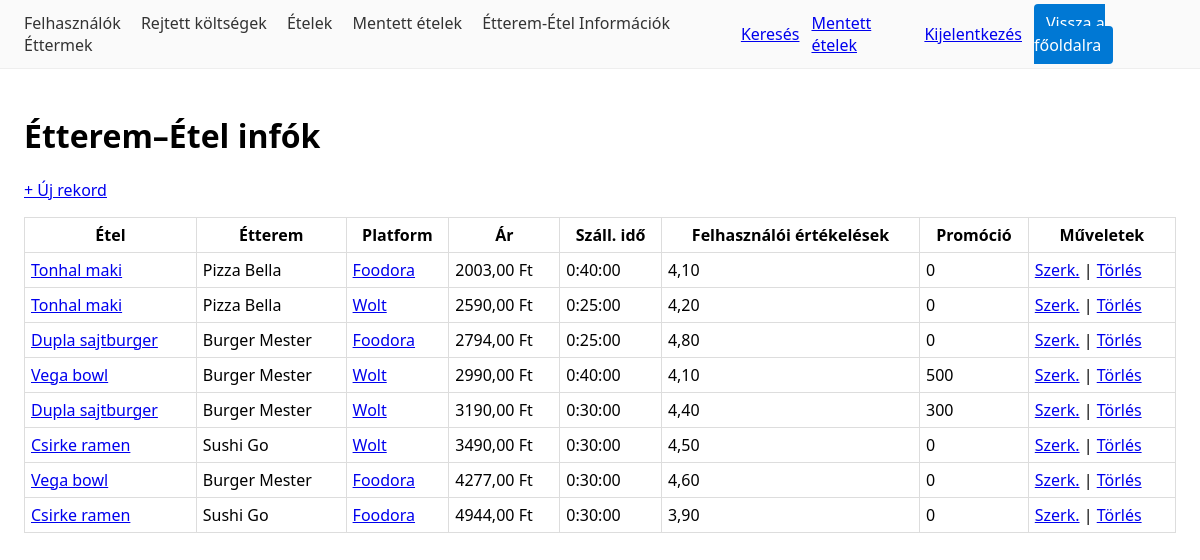
The app's page /info/ (signed in), older data.
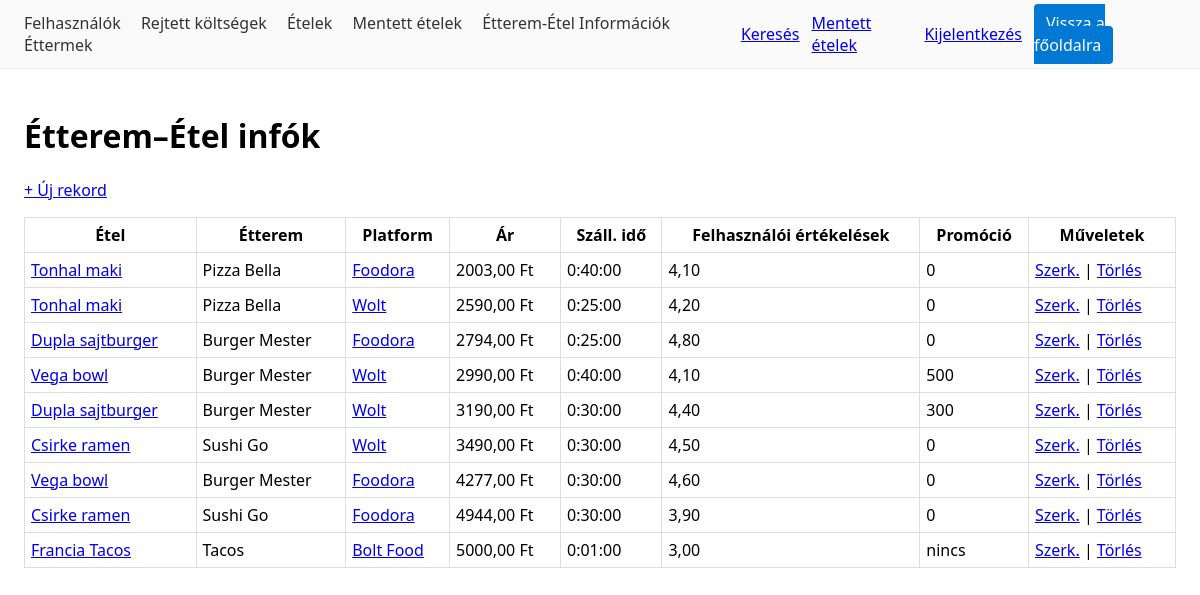
The same page, newer data.
### compare/models.py (models this page shows, shortened)
class EtteremEtelInfo(models.Model):
    etel = models.ForeignKey("catalog.Etel", on_delete=models.CASCADE, related_name="etterem_info", verbose_name="Étel")
    etterem = models.ForeignKey("catalog.Etterem", on_delete=models.CASCADE, related_name="etel_info", verbose_name="Étterem")
    platform = models.CharField("Platform", max_length=20, choices=PLATFORMOK, default="egyeb")
    ar = models.DecimalField("Ár (HUF)", max_digits=10, decimal_places=2)
    szallitas_ido = models.DurationField("Szállítási idő", null=True, blank=True)
    felhaszn_ertekelesek = models.DecimalField("Felhasználói értékelések (átlag)", max_digits=3, decimal_places=2, null=True, blank=True)
    promocio = models.CharField("Promóció", max_length=255, blank=True)
    class Meta:
        verbose_name="Étterem–Étel információ"; verbose_name_plural="Étterem–Étel információk"
        unique_together=("etel","etterem","platform")
        indexes=[models.Index(fields=["etel"]), models.Index(fields=["etterem"]), models.Index(fields=["platform"])]

### catalog/models.py (models this page shows, shortened)
class Etel(models.Model):
    nev = models.CharField(max_length=150)
    leiras = models.TextField(blank=True)
    kategoria = models.CharField(max_length=50, blank=True)
    kep_url = models.URLField(blank=True)

class Etterem(models.Model):
    nev = models.CharField(max_length=150)
    cim = models.CharField(max_length=250, blank=True)
    platform = models.CharField(max_length=20, choices=PLATFORMOK, default="egyeb")
    platform_logo_url = models.URLField(blank=True)
    platform_url = models.URLField(blank=True)
    def get_platform_url(self) -> str:
        if self.platform_url:
            return self.platform_url
        defaults = {
            "wolt": "https://wolt.com",
            "foodora": "https://www.foodora.hu",
            "bolt": "https://bolt.eu/hu",
            "egyeb": "#",
        }
        return defaults.get(self.platform, "#")

### compare/views.py (the view)
# urls.py: path("info/", views.InfoListView.as_view(), name="info_list"),
class InfoListView(StaffRequired, ListView):
    model = EtteremEtelInfo
    template_name = "compare/info_list.html"
    paginate_by = 20
    def get_queryset(self):
        qs = super().get_queryset().select_related("etel", "etterem")
        etel_id = self.request.GET.get("etel")
        if etel_id:
            qs = qs.filter(etel_id=etel_id)
        return qs.order_by("ar")

### foodcompare/mixins.py (called while the page is built)
    def test_func(self):
        user = self.request.user
        return user.is_authenticated and user.is_staff

### templates/compare/info_list.html
{% extends "_base.html" %}
{% block content %}
{% if request.GET.etel and object_list %}
  <h1>Ajánlatok ehhez: {{ object_list.0.etel.nev }}</h1>
{% else %}
  <h1>Étterem–Étel infók</h1>
{% endif %}
{% if user.is_authenticated and user.is_staff %}
  <p><a href="{% url 'compare:info_create' %}">+ Új rekord</a></p>
{% endif %}
<table>
  <tr>
    <th>Étel</th>
    <th>Étterem</th>
  <th>Platform</th>
  <th>Ár</th>
    <th>Száll. idő</th>
    <th>Felhasználói értékelések</th>
    <th>Promóció</th>
    {% if user.is_authenticated and user.is_staff %}<th>Műveletek</th>{% endif %}
  </tr>
  {% for o in object_list %}
    <tr>
      <td><a href="{% url 'compare:info_detail' o.pk %}">{{ o.etel.nev }}</a></td>
      <td>{{ o.etterem.nev }}</td>
      <td>
        {% if o.etterem.get_platform_url %}
          <a href="{{ o.etterem.get_platform_url }}" target="_blank" rel="noopener">
            {{ o.etterem.get_platform_display }}
          </a>
        {% else %}
          {{ o.etterem.get_platform_display }}
        {% endif %}
      </td>
      <td>{{ o.ar }} Ft</td>
      <td>{{ o.szallitas_ido }}</td>
      <td>{{ o.felhaszn_ertekelesek|default:"–" }}</td>
      <td>{{ o.promocio|default:"–" }}</td>
      {% if user.is_authenticated and user.is_staff %}
        <td>
          <a href="{% url 'compare:info_update' o.pk %}">Szerk.</a> |
          <a href="{% url 'compare:info_delete' o.pk %}">Törlés</a>
        </td>
      {% endif %}
    </tr>
  {% empty %}
    <tr>
      <td colspan="{% if user.is_authenticated and user.is_staff %}8{% else %}7{% endif %}">
        Nincs adat.
      </td>
    </tr>
  {% endfor %}
</table>
{% endblock %}

### templates/_base.html (shortened to what this page needs)
<!doctype html>
<html lang="hu">
<head>
  {% load static %}
</head>
<body>
  <div class="topbar">
    <div class="links">
      {% if user.is_staff %}
        <a href="{% url 'users:felhasznalo_list' %}">Felhasználók</a>
        <a href="{% url 'billing:koltseg_list' %}">Rejtett költségek</a>
        <a href="{% url 'catalog:etel_list' %}">Ételek</a>
        <a href="{% url 'compare:saved_foods' %}">Mentett ételek</a>
        <a href="{% url 'compare:info_list' %}">Étterem-Étel Információk</a>
        <a href="{% url 'catalog:etterem_list' %}">Éttermek</a>
      {% endif %}
    </div>
    <div style="display:flex;gap:12px;align-items:center">
      <a href="{% url 'catalog:kereses' %}">Keresés</a>
      {% if user.is_authenticated %}
        <a href="{% url 'compare:saved_foods' %}">Mentett ételek</a>
        <a href="{% url 'logout' %}">Kijelentkezés</a>
      {% else %}
        <a href="{% url 'login' %}">Bejelentkezés</a>
      {% endif %}
      {% if user.is_staff %}
        <div class="homebtn"><a href="{% url 'home' %}">Vissza a főoldalra</a></div>
      {% endif %}
    </div>
  </div>
  <div class="container">
    {% block content %}{% endblock %}
  </div>
</body>
</html>

### templates/_base.html (style rules this page uses)
body { font-family:system-ui,Segoe UI,Arial;margin:0 }
.topbar { display:flex;align-items:center;justify-content:space-between;padding:12px 24px;background:#fafafa;border-bottom:1px solid #eee }
.topbar .links a { margin-right:16px;color:#333;text-decoration:none }
.topbar .homebtn a { background:#0078d4;color:white;padding:8px 12px;border-radius:4px;text-decoration:none }
.container { padding:24px }
table { border-collapse:collapse;width:100% }
th,td { border:1px solid #ddd;padding:6px }

Row changes from the older to the newer data that the page shows:
added EtteremEtelInfo: etel.nev "Francia Tacos", etterem.nev "Tacos", etterem.platform "Bolt Food", ar "5000,00", szallitas_ido "0:01:00", felhaszn_ertekelesek "3,00", promocio "nincs"
